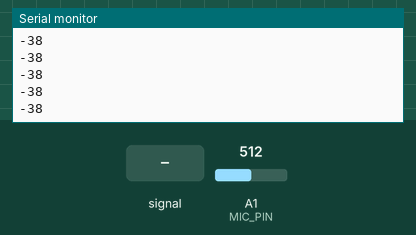
A sketch run on a simulated Arduino Uno, built with avr-gcc and run on an emulated ATmega328P. Shown: the last lines printed to the serial monitor. The test bench sets the inputs (shaded band); at power-on: A1 (MIC_PIN) = 512.

Above: at 3.2 s.
3.3 s: A1 (MIC_PIN) fed a 200 Hz sine of ±81 counts around its level
At 4.1 s:
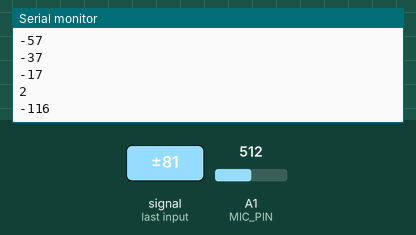
4.8 s: A1 (MIC_PIN) set to 716
At 5.5 s:
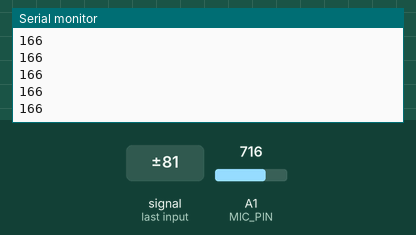
6.3 s: A1 (MIC_PIN) fed a 1000 Hz sine of ±255 counts around its level
At 7.2 s:
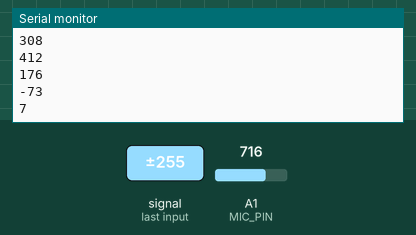
7.8 s: A1 (MIC_PIN) set to 900
At 8.4 s:
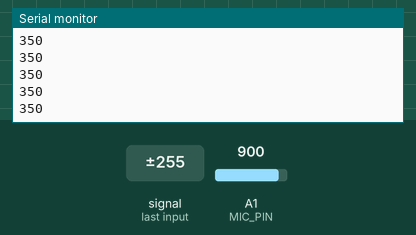
Timing chart, 0 to 10.3 s (numbered marks = the images above; inputs shaded):
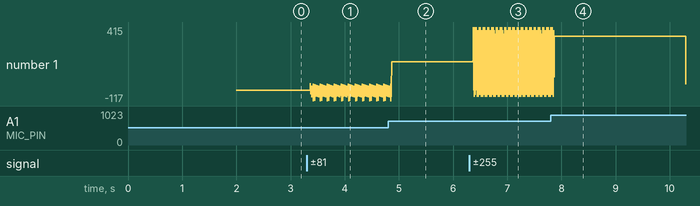

The sketch:

MicrophoneTest.ino
```cpp
// Read microphone data

float startTime;

#define MIC_PIN A1
void setup() {
  // Initialise Serial communication
  Serial.begin(9600);

  // Delay for 2 seconds to give time to open serial monitor
  delay(2000);

  // Assign the start time
  startTime = millis();
}

void loop() {
  // Read the microphone data for 3 seconds
//  while(millis() - startTime < 3000) {
    Serial.println(analogRead(MIC_PIN) - 550);
//  }
}
```

Measured:
- after the input at 3.3 s, the serial monitor: prints a new line after 0.07 s (image 1)
- after the input at 4.8 s, the serial monitor: prints a new line after 0.07 s (image 2)
- after the input at 6.3 s, the serial monitor: prints a new line after 0.07 s (image 3)
- after the input at 7.8 s, the serial monitor: prints a new line after 0.07 s (image 4)
- plotted number 1: -38 → -86 after the input at 3.3 s, -86 → 166 after the input at 4.8 s, 166 → 63 after the input at 6.3 s, 63 → 3 after the input at 7.8 s
